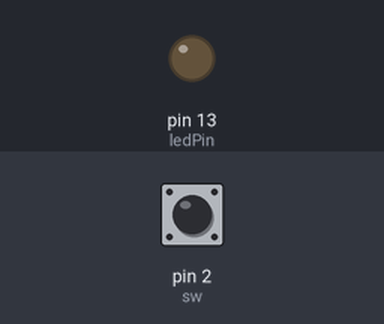
A sketch run on a simulated Arduino Uno, built with avr-gcc and run on an emulated ATmega328P. On the bench: output pins drawn as LEDs (lit = HIGH). The test bench sets the inputs (shaded band); at power-on: pin 2 (sw) LOW. What the sketch prints to the serial monitor is not drawn.

Above: at 1.2 s.
1.3 s: pin 2 (sw) pulled HIGH for 0.15 s
At 1.38 s:
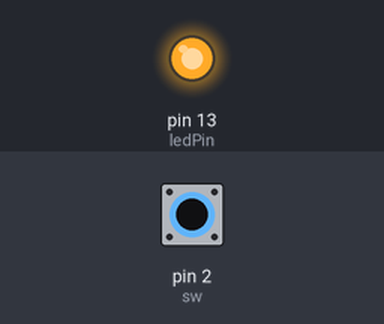
2.9 s: pin 2 (sw) pulled HIGH for 3.2 s
At 7.5 s:
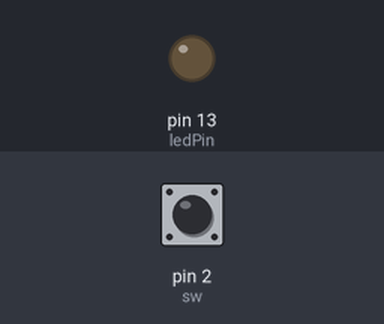
Timing chart, 0 to 9.0 s (numbered marks = the images above; inputs shaded):
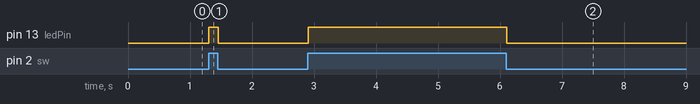

Measured:
- after the input at 1.3 s, pin 13 (ledPin): LOW → HIGH at once, → LOW 0.15 s later
- after the input at 2.9 s, pin 13 (ledPin): LOW → HIGH at once, → LOW 3.2 s later

The sketch:

LedTest.ino
```cpp
const int sw = 2;
const int ledPin = 13;
int flag = 0;

void setup() {
  Serial.begin(9600);
  pinMode(sw, INPUT);
  pinMode(ledPin, OUTPUT);
}

void loop() {
  int result = digitalRead(sw);
  Serial.println(result);
  Serial.println("");

  if(result == 1) {

    if(flag == 0) {
      flag = 1;
      digitalWrite(ledPin, HIGH);
    }
  } else if (result == 0) {

    if(flag == 1) {
      flag = 0;
      digitalWrite(ledPin, LOW);
    }
  }
}
```
